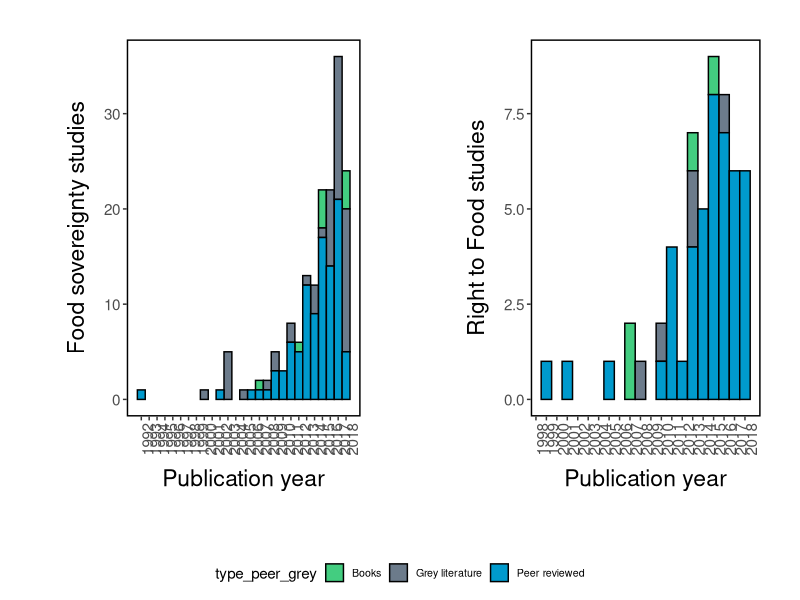

The R script that drew this image:
## ---- chunk 1
# load required libaries

library(tidyverse)
library(RColorBrewer)
library(gridExtra)

# load data

fsv_data <- read_csv("input_data/fsv_data.csv")
r2f_data <- read_csv("input_data/r2f_data.csv")

fsv_data <- filter(fsv_data, graded == TRUE & excluded == FALSE)
r2f_data <- filter(r2f_data, graded == TRUE & excluded == FALSE)

#  set color themes

my.theme=theme(axis.title.y=element_text(size=rel(1.5),margin = margin(t = 10, r = 10, b = 20, l = 20)),
               axis.title.x=element_text(size=rel(1.5),margin = margin(t = 10, r = 10, b = 10, l = 10)),
               axis.text= element_text(size = rel(1.0)),
               legend.key.size = unit(0.5, "cm"),
               legend.text = element_text(size = rel(0.7)),
               legend.background = element_rect(fill=NA, color="white"),
             legend.key = element_rect(fill = "white", color = NA),
             panel.border=element_rect(fill=NA,size=1,color="black"),
               panel.grid.major = element_blank(), panel.grid.minor = element_blank(), panel.background = element_rect(fill = "white"),
               strip.text = element_text(size = rel(1.2)),
               strip.background =  element_rect(fill = NA, colour = NA),
               plot.margin = unit(c(1,1,1,1), "cm"))

pr_color <- "deepskyblue4"
colors_lit_type <- c("seagreen3", "slategray4", "deepskyblue3")
## ---- chunk 2
pubyears <- 1992:2018

f1_fsv_byyear <- ggplot(data = fsv_data, mapping = aes(x = year, fill = type_peer_grey)) +
  geom_bar(color = "black", width = 1) +
  scale_fill_manual(values = colors_lit_type) +
  theme(axis.text.x = element_text(angle = 90)) +
  labs(
    x = "Publication year",
    y = "Food sovereignty studies") +
  scale_x_continuous("Publication year", labels = pubyears, breaks = pubyears) +
  my.theme +
  theme(legend.position = "bottom")


f1_r2f_byyear <- ggplot(data = r2f_data, mapping = aes(x = year, fill = type_peer_grey)) +
  geom_bar(color = "black", width = 1) +
  scale_fill_manual(values = colors_lit_type, name = "Literature type") +
  theme(axis.text.x = element_text(angle = 90)) +
  labs(
    x = "Publication year",
    y = "Right to Food studies") +
  scale_x_continuous("Publication year", labels = pubyears, breaks = pubyears) +
  my.theme
  theme(legend.position = "none")


#grid.arrange(f1_fsv_byyear, f1_r2f_byyear, ncol=2)

#extract legend
#https://github.com/hadley/ggplot2/wiki/Share-a-legend-between-two-ggplot2-graphs
g_legend<-function(a.gplot){
  tmp <- ggplot_gtable(ggplot_build(a.gplot))
  leg <- which(sapply(tmp$grobs, function(x) x$name) == "guide-box")
  legend <- tmp$grobs[[leg]]
  return(legend)}

mylegend <- g_legend(f1_fsv_byyear)

f1 <- grid.arrange(arrangeGrob(f1_fsv_byyear + theme(legend.position="none"),
                         f1_r2f_byyear + theme(legend.position="none"),
                         nrow=1),
             mylegend, nrow=2,heights=c(10, 1))
